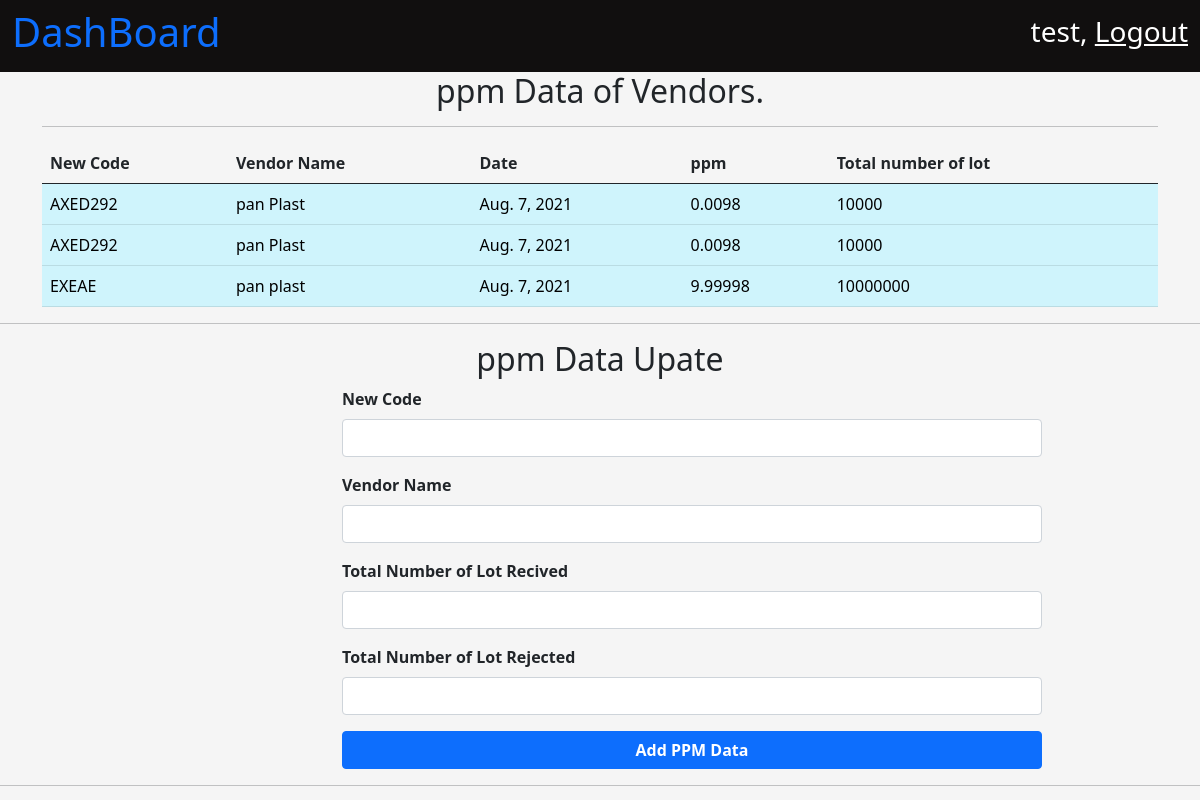
The app's page /quality/ppm (signed in) with its own data.
### MouldQuality/models.py (models this page shows, shortened)
class PPMData(models.Model):
    new_code =  models.CharField(max_length=100)
    vendor_name = models.CharField(max_length=200)
    ppm_data_added = models.DateField(auto_now_add=True)
    total_number_of_lot = models.IntegerField()
    total_number_of_lot_rejected = models.IntegerField()
    def ppm(self):
        number_of_lot_accepted = self.total_number_of_lot - self.total_number_of_lot_rejected
        return number_of_lot_accepted / (10 ** 6)

### MouldQuality/views.py (the view, shortened to what this page needs)
# urls.py: path('ppm', views.ppmDataView, name = "ppmData"),
def ppmDataView(request):
    context = {}
    ppm_data = PPMData.objects.all()
    context['ppm_data'] = ppm_data
    if len(ppm_data) == 0:
        context['NO_DATA'] = True
    else:
        context['NO_DATA'] = False
    for ppm in ppm_data:
        print(ppm.ppm_data_added)
    return render(request, 'quality/ppmData.html', context)

### MouldQuality/templates/quality/ppmData.html (shortened to what this page needs)
{% extends 'base.html' %}
{% load static %}
{% block title %}
    <link
        rel="stylesheet"
        href="{% static 'css/dashboard.css' %}" >
{% endblock %}
{% block body_content %}
    <nav
        class="navbar navbar-light dashboard_nav">
        <div class="container-fluid dashboard_nav">
            <p class="h1 dashboard_title">
                <a href="{% url 'homePage' %}" style="text-decoration:None;">
                  DashBoard
                </a>
            </p>
            <div class="user_data">
                <p class="h3">
                    {{ request.user.first_name }},
                    <a href="{% url 'userLogout' %}">
                        Logout
                    </a>
                </p>
            </div>
        </div>
    </nav>
    <div class="container">
        <p class="h2" style="text-align : center">
            ppm Data of Vendors.
        </p>
        <hr />
        {% if NO_DATA %}
            <p class="h3">
                No, Data To Show
            </p>
        {% else %}
            <table class="table">
                <thead>
                    <th class="col">
                        New Code
                    </th>
                    <th class="col">
                        Vendor Name
                    </th>
                    <th class="col">
                        Date
                    </th>
                    <th class="col">
                        ppm
                    </th>
                     <th class="col">
                        Total number of lot
                    </th>
                </thead>
                <tbody>
                    {% for data in ppm_data %}
                        <tr clas="table-info">
                            <td class="table-info">
                                {{ data.new_code }}
                            </td>
                            <td class="table-info">
                                {{ data.vendor_name }}
                            </td>
                            <td class="table-info">
                                {{ data.ppm_data_added }}
                            </td>
                            <td class="table-info">
                                {{ data.ppm }}
                            </td>
                            <td class="table-info">
                                {{ data.total_number_of_lot }}
                            </td>
                        </tr>
                    {% endfor %}
                </tbody>
            </table>
        {% endif %}
    </div>
    <hr />
    <div class="container">
        <p class="h2" style="text-align : center;">
            ppm Data Upate
        </p>
        <form action="{% url 'ppmData' %}" method = "POST" autocomplete="off" style="margin-left : 300px;width : 700px;">
            <div
                class="mb-3">
                <label
                    for="exampleInputEmail1"
                    class="form-label">
                    <b>
                    New Code
                    </b>
                </label>
                <input
                type="text"
                name = "newCode"
                class="form-control"
                id="newCode"
                required >
            </div>
            <div
                class="mb-3">
                <label
                    for="exampleInputEmail1"
                    class="form-label">
                    <b>
                    Vendor Name
                    </b>
                </label>
                <input
                type="text"
                name = "vendorName"
                class="form-control"
                id="vendorName"
                required >
            </div>
            <div
                class="mb-3">
                <label
                    for="exampleInputEmail1"
                    class="form-label">
                    <b>
                    Total Number of Lot Recived
                    </b>
                </label>
                <input
                type="number"
                name = "totalLot"
                class="form-control"
                id="totalLot"
                required >
            </div>
            <div
                class="mb-3">
                <label
                    for="exampleInputEmail1"
                    class="form-label">
                    <b>
                    Total Number of Lot Rejected
                    </b>
                </label>
                <input
                type="number"
                name = "rejectedLot"
                class="form-control"
                id="rejectedLot"
                required >
            </div>
            <div
            class="mb-3">
            <button type="submit" class="btn btn-primary" style="width :700px;"><b>Add PPM Data</b></button>
        </div>
        </form>
    </div>
    <hr />
{% endblock %}

### user_panel/static/css/dashboard.css (style rules this page uses)
body { background-color: whitesmoke; }
nav.dashboard_nav { background-color: rgb(17, 15, 15); }
nav.dashboard_nav div.dashboard_nav { color : white; }
nav.dashboard_nav div.user_data p a { color: white; }

### records on screen
PPMData: new_code "AXED292", vendor_name "pan Plast", ppm_data_added "Aug. 7, 2021", ppm "0.0098", total_number_of_lot "10000"
PPMData: new_code "AXED292", vendor_name "pan Plast", ppm_data_added "Aug. 7, 2021", ppm "0.0098", total_number_of_lot "10000"
PPMData: new_code "EXEAE", vendor_name "pan plast", ppm_data_added "Aug. 7, 2021", ppm "9.99998", total_number_of_lot "10000000"

### other values on screen
{{ request.user.first_name }} "test"
